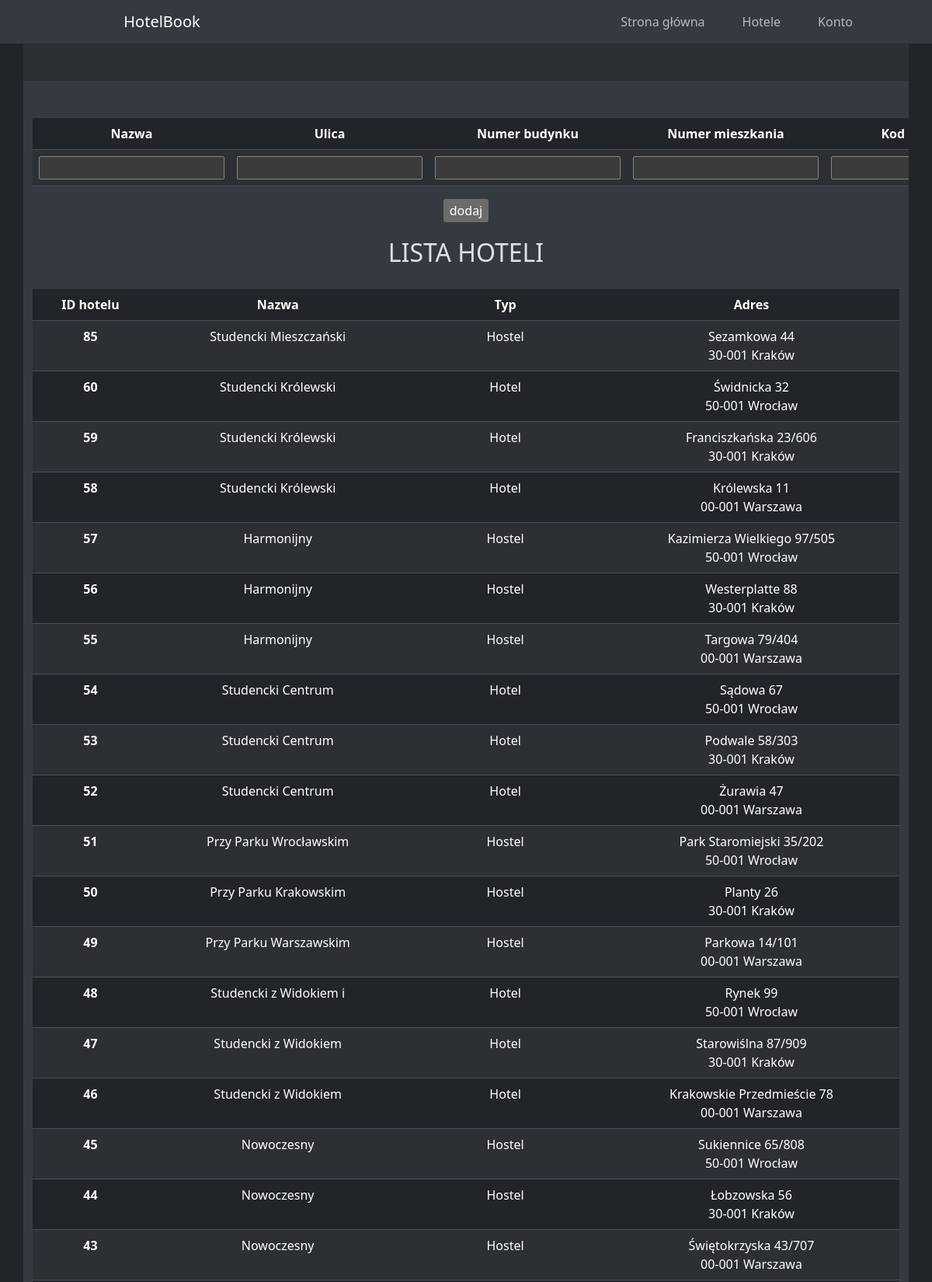
Screenshot of /HotelBook/admin_add_hotels.php (signed in, upper part) with the database file from the repository.
### tables this page shows
CREATE TABLE `hotels` (
  `hotel_id` int(11) NOT NULL,
  `name` varchar(50) NOT NULL,
  `street` varchar(40) NOT NULL,
  `building_nr` int(3) NOT NULL,
  `apartment_nr` int(3) DEFAULT NULL,
  `zip_code` char(6) NOT NULL,
  `city` varchar(50) NOT NULL,
  `type_id` int(11) DEFAULT NULL
);

CREATE TABLE `hotelstypes` (
  `type_id` int(11) NOT NULL,
  `type` varchar(50) NOT NULL
);

### HotelBook/php/functions.php (called while the page is built, shortened)
<?php
    function connectToDatabase()
    {
        $servername = "localhost";
        $username = "root";
        $password = "";
        $dbname = "hotel_db";
        $conn = new mysqli($servername, $username, $password, $dbname);
        return $conn;
    }
    function getAllHotels()
    {
        $conn = connectToDatabase();
        $query = "SELECT hotel_id, name, street, building_nr, apartment_nr, zip_code, city, hotels.type_id, type FROM hotels NATURAL JOIN hotelstypes ORDER BY hotels.hotel_id DESC";
        $result = $conn->query($query);
        $hotels = [];
        while ($row = $result->fetch_assoc())
        {
            $hotels[] = $row;
        }
        return $hotels;
    }
?>

### HotelBook/admin_add_hotels.php (the view, shortened to what this page needs)
<?php
    include("php/functions.php");
    $hotels = getAllHotels();
?>
<!DOCTYPE html>
<html lang="pl">
<head>
    <link rel="stylesheet" href="css/bootstrap.min.css">
    <link rel="stylesheet" href="css/style.css">
</head>
<body class="container-fluid h-100 text-center p-0" data-bs-theme="dark">
    <?php
        include("php/header.php");
    ?>
    <main class="container-md bg-body-tertiary">
        <div class="container-fluid py-5">
            <div class="row bg-body-secondary justify-content-around align-items-center py-5">
                <div class="table-responsive">
                <form action="admin_add_hotels.php" method="post">
                    <table class="table table-striped">
                        <thead>
                            <tr>
                                <th scope="col">Nazwa</th>
                                <th scope="col">Ulica</th>
                                <th scope="col">Numer budynku</th>
                                <th scope="col">Numer mieszkania</th>
                                <th scope="col">Kod pocztowy</th>
                            </tr>
                        </thead>
                        <tbody>
                                <tr>
                                    <td scope="col"><input type="text" name="name" required></td>
                                    <td scope="col"><input type="text" name="street" required></td>
                                    <td scope="col"><input type="number" name="building_nr" required></td>
                                    <td scope="col"><input type="number" name="apartment_nr"></td>
                                    <td scope="col"><input type="text" name="zip_code" required pattern="[0-9]{2}-[0-9]{3}"></td>
                                </tr>
                        </tbody>
                    </table>
                    <input type="submit" name="addHotel" value="dodaj">
                    </form>
                </div>
                <div class="row">
                    <h2>Lista hoteli</h2>
                    <table class="table table-striped">
                        <thead>
                            <tr>
                            <th scope="col">ID hotelu</th>
                            <th scope="col">Nazwa</th>
                            <th scope="col">Typ</th>
                            <th scope="col">Adres</th>
                            </tr>
                        </thead>
                        <tbody>
                            <?php
                                foreach ($hotels as $hotel)
                                {
                                    echo '<tr>';
                                        echo '<th scope="row">'.$hotel["hotel_id"].'</th>';
                                        echo '<td>'.$hotel["name"].'</td>';
                                        echo '<td>'.$hotel["type"].'</td>';
                                        echo '<td>'.$hotel["street"].' '.$hotel["building_nr"];
                                        if (!is_null($hotel["apartment_nr"])){echo '/'.$hotel["apartment_nr"];}
                                        echo '<br/>'.$hotel["zip_code"].' '.$hotel["city"].'</td>';
                                    echo '</tr>';
                                }
                            ?>
                        </tbody>
                    </table>
                </div>
            </div>
        </div>
    </main>
</body>
</html>

### HotelBook/css/style.css (style rules this page uses)
h2 { padding: 20px 0; width: 100%; text-transform: uppercase; }
main .container-fluid { padding: 0; min-height: 80vh; }

### rows the page displays
hotels: hotel_id "85", name "Studencki Mieszczański", type.type "Hostel", street "Sezamkowa", building_nr "44", zip_code "30-001", city "Kraków"
hotels: hotel_id "60", name "Studencki Królewski", type.type "Hotel", street "Świdnicka", building_nr "32", zip_code "50-001", city "Wrocław"
hotels: hotel_id "59", name "Studencki Królewski", type.type "Hotel", street "Franciszkańska", building_nr "23", apartment_nr "606", zip_code "30-001", city "Kraków"
hotels: hotel_id "58", name "Studencki Królewski", type.type "Hotel", street "Królewska", building_nr "11", zip_code "00-001", city "Warszawa"
hotels: hotel_id "57", name "Harmonijny", type.type "Hostel", street "Kazimierza Wielkiego", building_nr "97", apartment_nr "505", zip_code "50-001", city "Wrocław"
hotels: hotel_id "56", name "Harmonijny", type.type "Hostel", street "Westerplatte", building_nr "88", zip_code "30-001", city "Kraków"
hotels: hotel_id "55", name "Harmonijny", type.type "Hostel", street "Targowa", building_nr "79", apartment_nr "404", zip_code "00-001", city "Warszawa"
hotels: hotel_id "54", name "Studencki Centrum", type.type "Hotel", street "Sądowa", building_nr "67", zip_code "50-001", city "Wrocław"
hotels: hotel_id "53", name "Studencki Centrum", type.type "Hotel", street "Podwale", building_nr "58", apartment_nr "303", zip_code "30-001", city "Kraków"
hotels: hotel_id "52", name "Studencki Centrum", type.type "Hotel", street "Żurawia", building_nr "47", zip_code "00-001", city "Warszawa"
hotels: hotel_id "51", name "Przy Parku Wrocławskim", type.type "Hostel", street "Park Staromiejski", building_nr "35", apartment_nr "202", zip_code "50-001", city "Wrocław"
hotels: hotel_id "50", name "Przy Parku Krakowskim", type.type "Hostel", street "Planty", building_nr "26", zip_code "30-001", city "Kraków"
hotels: hotel_id "49", name "Przy Parku Warszawskim", type.type "Hostel", street "Parkowa", building_nr "14", apartment_nr "101", zip_code "00-001", city "Warszawa"
hotels: hotel_id "48", name "Studencki z Widokiem i", type.type "Hotel", street "Rynek", building_nr "99", zip_code "50-001", city "Wrocław"
hotels: hotel_id "47", name "Studencki z Widokiem", type.type "Hotel", street "Starowiślna", building_nr "87", apartment_nr "909", zip_code "30-001", city "Kraków"
hotels: hotel_id "46", name "Studencki z Widokiem", type.type "Hotel", street "Krakowskie Przedmieście", building_nr "78", zip_code "00-001", city "Warszawa"
hotels: hotel_id "45", name "Nowoczesny", type.type "Hostel", street "Sukiennice", building_nr "65", apartment_nr "808", zip_code "50-001", city "Wrocław"
hotels: hotel_id "44", name "Nowoczesny", type.type "Hostel", street "Łobzowska", building_nr "56", zip_code "30-001", city "Kraków"
hotels: hotel_id "43", name "Nowoczesny", type.type "Hostel", street "Świętokrzyska", building_nr "43", apartment_nr "707", zip_code "00-001", city "Warszawa"
